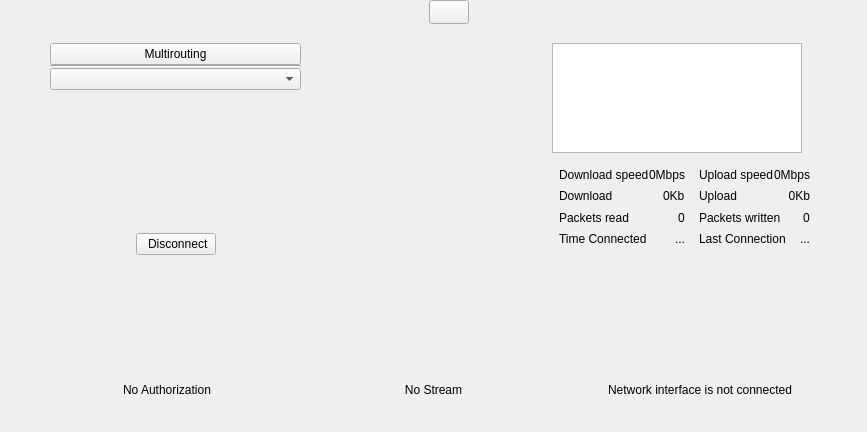
<?xml version="1.0" encoding="UTF-8"?>
<ui version="4.0">
 <class>DashboardSmall</class>
 <widget class="QWidget" name="DashboardSmall">
  <property name="geometry">
   <rect>
    <x>0</x>
    <y>0</y>
    <width>867</width>
    <height>432</height>
   </rect>
  </property>
  <property name="sizePolicy">
   <sizepolicy hsizetype="Minimum" vsizetype="Minimum">
    <horstretch>0</horstretch>
    <verstretch>0</verstretch>
   </sizepolicy>
  </property>
  <property name="windowTitle">
   <string>Form</string>
  </property>
  <property name="autoFillBackground">
   <bool>false</bool>
  </property>
  <property name="styleSheet">
   <string notr="true"/>
  </property>
  <layout class="QVBoxLayout" name="verticalLayout_10">
   <property name="spacing">
    <number>0</number>
   </property>
   <property name="leftMargin">
    <number>0</number>
   </property>
   <property name="topMargin">
    <number>0</number>
   </property>
   <property name="rightMargin">
    <number>0</number>
   </property>
   <property name="bottomMargin">
    <number>30</number>
   </property>
   <item>
    <layout class="QHBoxLayout" name="horizontalLayout_3">
     <item>
      <layout class="QVBoxLayout" name="verticalLayout_6">
       <property name="spacing">
        <number>0</number>
       </property>
       <item>
        <widget class="QToolButton" name="btMenu">
         <property name="autoRaise">
          <bool>true</bool>
         </property>
        </widget>
       </item>
       <item>
        <spacer name="verticalSpacer_5">
         <property name="orientation">
          <enum>Qt::Vertical</enum>
         </property>
         <property name="sizeType">
          <enum>QSizePolicy::Minimum</enum>
         </property>
         <property name="sizeHint" stdset="0">
          <size>
           <width>0</width>
           <height>1</height>
          </size>
         </property>
        </spacer>
       </item>
      </layout>
     </item>
     <item>
      <spacer name="horizontalSpacer_2">
       <property name="orientation">
        <enum>Qt::Horizontal</enum>
       </property>
       <property name="sizeHint" stdset="0">
        <size>
         <width>108</width>
         <height>20</height>
        </size>
       </property>
      </spacer>
     </item>
     <item>
      <layout class="QHBoxLayout" name="horizontalLayout_2">
       <property name="spacing">
        <number>0</number>
       </property>
       <item>
        <widget class="QLabel" name="lbMessage">
         <property name="sizePolicy">
          <sizepolicy hsizetype="Fixed" vsizetype="Minimum">
           <horstretch>0</horstretch>
           <verstretch>0</verstretch>
          </sizepolicy>
         </property>
         <property name="alignment">
          <set>Qt::AlignCenter</set>
         </property>
        </widget>
       </item>
       <item>
        <widget class="CustomPlacementButton" name="btMessageClose">
         <property name="sizePolicy">
          <sizepolicy hsizetype="Minimum" vsizetype="Minimum">
           <horstretch>0</horstretch>
           <verstretch>0</verstretch>
          </sizepolicy>
         </property>
         <property name="flat">
          <bool>false</bool>
         </property>
        </widget>
       </item>
      </layout>
     </item>
     <item>
      <spacer name="horizontalSpacer_3">
       <property name="orientation">
        <enum>Qt::Horizontal</enum>
       </property>
       <property name="sizeHint" stdset="0">
        <size>
         <width>108</width>
         <height>20</height>
        </size>
       </property>
      </spacer>
     </item>
     <item>
      <widget class="QWidget" name="wgTopRightSpacing" native="true">
       <property name="sizePolicy">
        <sizepolicy hsizetype="Fixed" vsizetype="Fixed">
         <horstretch>0</horstretch>
         <verstretch>0</verstretch>
        </sizepolicy>
       </property>
      </widget>
     </item>
    </layout>
   </item>
   <item>
    <spacer name="verticalSpacer_2">
     <property name="orientation">
      <enum>Qt::Vertical</enum>
     </property>
     <property name="sizeType">
      <enum>QSizePolicy::Fixed</enum>
     </property>
     <property name="sizeHint" stdset="0">
      <size>
       <width>20</width>
       <height>19</height>
      </size>
     </property>
    </spacer>
   </item>
   <item>
    <layout class="QHBoxLayout" name="horizontalLayout_15">
     <property name="spacing">
      <number>0</number>
     </property>
     <property name="leftMargin">
      <number>50</number>
     </property>
     <property name="topMargin">
      <number>0</number>
     </property>
     <property name="rightMargin">
      <number>50</number>
     </property>
     <property name="bottomMargin">
      <number>0</number>
     </property>
     <item>
      <layout class="QVBoxLayout" name="verticalLayout_3">
       <property name="spacing">
        <number>0</number>
       </property>
       <property name="topMargin">
        <number>0</number>
       </property>
       <item>
        <widget class="QWidget" name="wtMultirouting" native="true">
         <property name="sizePolicy">
          <sizepolicy hsizetype="Expanding" vsizetype="Fixed">
           <horstretch>0</horstretch>
           <verstretch>0</verstretch>
          </sizepolicy>
         </property>
         <layout class="QVBoxLayout" name="verticalLayout">
          <property name="spacing">
           <number>0</number>
          </property>
          <property name="leftMargin">
           <number>0</number>
          </property>
          <property name="topMargin">
           <number>0</number>
          </property>
          <property name="rightMargin">
           <number>0</number>
          </property>
          <property name="bottomMargin">
           <number>0</number>
          </property>
          <item>
           <layout class="QHBoxLayout" name="horizontalLayout_4">
            <property name="topMargin">
             <number>0</number>
            </property>
            <item>
             <widget class="CustomPlacementButton" name="btMultirouting">
              <property name="sizePolicy">
               <sizepolicy hsizetype="Expanding" vsizetype="Fixed">
                <horstretch>0</horstretch>
                <verstretch>0</verstretch>
               </sizepolicy>
              </property>
              <property name="text">
               <string>Multirouting</string>
              </property>
              <property name="checkable">
               <bool>true</bool>
              </property>
             </widget>
            </item>
           </layout>
          </item>
          <item>
           <widget class="Line" name="lineMultirouting">
            <property name="orientation">
             <enum>Qt::Horizontal</enum>
            </property>
           </widget>
          </item>
          <item>
           <widget class="ServersComboBox" name="cbUpstream">
            <property name="sizePolicy">
             <sizepolicy hsizetype="Expanding" vsizetype="Fixed">
              <horstretch>0</horstretch>
              <verstretch>0</verstretch>
             </sizepolicy>
            </property>
            <property name="maxVisibleItems">
             <number>6</number>
            </property>
            <property name="iconSize">
             <size>
              <width>31</width>
              <height>31</height>
             </size>
            </property>
           </widget>
          </item>
         </layout>
        </widget>
       </item>
       <item>
        <spacer name="verticalSpacer">
         <property name="orientation">
          <enum>Qt::Vertical</enum>
         </property>
         <property name="sizeType">
          <enum>QSizePolicy::Expanding</enum>
         </property>
         <property name="sizeHint" stdset="0">
          <size>
           <width>20</width>
           <height>81</height>
          </size>
         </property>
        </spacer>
       </item>
       <item>
        <layout class="QHBoxLayout" name="horizontalLayout_9">
         <item>
          <spacer name="horizontalSpacer_4">
           <property name="orientation">
            <enum>Qt::Horizontal</enum>
           </property>
           <property name="sizeHint" stdset="0">
            <size>
             <width>40</width>
             <height>20</height>
            </size>
           </property>
          </spacer>
         </item>
         <item>
          <widget class="CustomPlacementButton" name="btDisconnect">
           <property name="text">
            <string> Disconnect</string>
           </property>
          </widget>
         </item>
         <item>
          <spacer name="horizontalSpacer_5">
           <property name="orientation">
            <enum>Qt::Horizontal</enum>
           </property>
           <property name="sizeHint" stdset="0">
            <size>
             <width>40</width>
             <height>20</height>
            </size>
           </property>
          </spacer>
         </item>
        </layout>
       </item>
      </layout>
     </item>
     <item>
      <spacer name="horizontalSpacer">
       <property name="orientation">
        <enum>Qt::Horizontal</enum>
       </property>
       <property name="sizeType">
        <enum>QSizePolicy::Expanding</enum>
       </property>
       <property name="sizeHint" stdset="0">
        <size>
         <width>68</width>
         <height>20</height>
        </size>
       </property>
      </spacer>
     </item>
     <item>
      <layout class="QVBoxLayout" name="verticalLayout_2" stretch="0,0">
       <property name="spacing">
        <number>6</number>
       </property>
       <property name="bottomMargin">
        <number>0</number>
       </property>
       <item>
        <widget class="QGraphicsView" name="graphicsView">
         <property name="sizePolicy">
          <sizepolicy hsizetype="Minimum" vsizetype="Fixed">
           <horstretch>0</horstretch>
           <verstretch>0</verstretch>
          </sizepolicy>
         </property>
         <property name="minimumSize">
          <size>
           <width>250</width>
           <height>110</height>
          </size>
         </property>
         <property name="maximumSize">
          <size>
           <width>250</width>
           <height>110</height>
          </size>
         </property>
         <property name="styleSheet">
          <string notr="true"> *{} /*Don't remove this!!! Needed for right sizes*/</string>
         </property>
         <property name="verticalScrollBarPolicy">
          <enum>Qt::ScrollBarAlwaysOff</enum>
         </property>
         <property name="horizontalScrollBarPolicy">
          <enum>Qt::ScrollBarAlwaysOff</enum>
         </property>
         <property name="backgroundBrush">
          <brush brushstyle="NoBrush">
           <color alpha="255">
            <red>255</red>
            <green>255</green>
            <blue>255</blue>
           </color>
          </brush>
         </property>
         <property name="foregroundBrush">
          <brush brushstyle="NoBrush">
           <color alpha="255">
            <red>255</red>
            <green>255</green>
            <blue>255</blue>
           </color>
          </brush>
         </property>
         <property name="interactive">
          <bool>false</bool>
         </property>
         <property name="renderHints">
          <set>QPainter::Antialiasing|QPainter::HighQualityAntialiasing|QPainter::TextAntialiasing</set>
         </property>
         <property name="viewportUpdateMode">
          <enum>QGraphicsView::FullViewportUpdate</enum>
         </property>
        </widget>
       </item>
       <item>
        <widget class="QWidget" name="bgStatistics" native="true">
         <property name="sizePolicy">
          <sizepolicy hsizetype="Preferred" vsizetype="Expanding">
           <horstretch>0</horstretch>
           <verstretch>0</verstretch>
          </sizepolicy>
         </property>
         <property name="minimumSize">
          <size>
           <width>0</width>
           <height>39</height>
          </size>
         </property>
         <layout class="QHBoxLayout" name="horizontalLayout_5">
          <property name="spacing">
           <number>14</number>
          </property>
          <property name="leftMargin">
           <number>7</number>
          </property>
          <property name="topMargin">
           <number>5</number>
          </property>
          <property name="rightMargin">
           <number>7</number>
          </property>
          <property name="bottomMargin">
           <number>6</number>
          </property>
          <item>
           <layout class="QVBoxLayout" name="verticalLayout_9">
            <property name="spacing">
             <number>0</number>
            </property>
            <property name="leftMargin">
             <number>0</number>
            </property>
            <property name="topMargin">
             <number>0</number>
            </property>
            <property name="rightMargin">
             <number>0</number>
            </property>
            <property name="bottomMargin">
             <number>0</number>
            </property>
            <item>
             <layout class="QHBoxLayout" name="horizontalLayout_14">
              <property name="spacing">
               <number>0</number>
              </property>
              <property name="topMargin">
               <number>0</number>
              </property>
              <item>
               <widget class="QLabel" name="lblTitleDownloadSpeed">
                <property name="sizePolicy">
                 <sizepolicy hsizetype="Preferred" vsizetype="Preferred">
                  <horstretch>1</horstretch>
                  <verstretch>0</verstretch>
                 </sizepolicy>
                </property>
                <property name="text">
                 <string>Download speed</string>
                </property>
               </widget>
              </item>
              <item>
               <widget class="QLabel" name="lblDownloadingSpeed">
                <property name="layoutDirection">
                 <enum>Qt::RightToLeft</enum>
                </property>
                <property name="text">
                 <string>0Mbps</string>
                </property>
               </widget>
              </item>
             </layout>
            </item>
            <item>
             <layout class="QHBoxLayout" name="horizontalLayout_13">
              <property name="spacing">
               <number>0</number>
              </property>
              <property name="topMargin">
               <number>0</number>
              </property>
              <property name="rightMargin">
               <number>0</number>
              </property>
              <item>
               <widget class="QLabel" name="lbTitleDownload">
                <property name="sizePolicy">
                 <sizepolicy hsizetype="Preferred" vsizetype="Preferred">
                  <horstretch>1</horstretch>
                  <verstretch>0</verstretch>
                 </sizepolicy>
                </property>
                <property name="text">
                 <string>Download</string>
                </property>
               </widget>
              </item>
              <item>
               <widget class="QLabel" name="lbReceived">
                <property name="sizePolicy">
                 <sizepolicy hsizetype="Expanding" vsizetype="Minimum">
                  <horstretch>0</horstretch>
                  <verstretch>0</verstretch>
                 </sizepolicy>
                </property>
                <property name="font">
                 <font/>
                </property>
                <property name="layoutDirection">
                 <enum>Qt::RightToLeft</enum>
                </property>
                <property name="text">
                 <string>0Kb</string>
                </property>
                <property name="alignment">
                 <set>Qt::AlignLeading|Qt::AlignLeft|Qt::AlignVCenter</set>
                </property>
               </widget>
              </item>
             </layout>
            </item>
            <item>
             <layout class="QHBoxLayout" name="horizontalLayout_17">
              <property name="spacing">
               <number>0</number>
              </property>
              <property name="topMargin">
               <number>0</number>
              </property>
              <item>
               <widget class="QLabel" name="lblTitlePacketsRead">
                <property name="sizePolicy">
                 <sizepolicy hsizetype="Preferred" vsizetype="Preferred">
                  <horstretch>1</horstretch>
                  <verstretch>0</verstretch>
                 </sizepolicy>
                </property>
                <property name="text">
                 <string>Packets read</string>
                </property>
               </widget>
              </item>
              <item>
               <widget class="QLabel" name="lblPacketsRead">
                <property name="layoutDirection">
                 <enum>Qt::RightToLeft</enum>
                </property>
                <property name="text">
                 <string>0</string>
                </property>
               </widget>
              </item>
             </layout>
            </item>
            <item>
             <layout class="QHBoxLayout" name="horizontalLayout_18">
              <property name="spacing">
               <number>0</number>
              </property>
              <property name="topMargin">
               <number>0</number>
              </property>
              <item>
               <widget class="QLabel" name="lblTitleTimeConnected">
                <property name="sizePolicy">
                 <sizepolicy hsizetype="Preferred" vsizetype="Preferred">
                  <horstretch>1</horstretch>
                  <verstretch>0</verstretch>
                 </sizepolicy>
                </property>
                <property name="text">
                 <string>Time Connected</string>
                </property>
               </widget>
              </item>
              <item>
               <widget class="QLabel" name="lblConnectedTime">
                <property name="sizePolicy">
                 <sizepolicy hsizetype="Preferred" vsizetype="Preferred">
                  <horstretch>0</horstretch>
                  <verstretch>0</verstretch>
                 </sizepolicy>
                </property>
                <property name="layoutDirection">
                 <enum>Qt::RightToLeft</enum>
                </property>
                <property name="text">
                 <string>...</string>
                </property>
               </widget>
              </item>
             </layout>
            </item>
           </layout>
          </item>
          <item>
           <layout class="QVBoxLayout" name="verticalLayout_15">
            <property name="spacing">
             <number>0</number>
            </property>
            <property name="leftMargin">
             <number>0</number>
            </property>
            <property name="topMargin">
             <number>0</number>
            </property>
            <property name="rightMargin">
             <number>0</number>
            </property>
            <property name="bottomMargin">
             <number>0</number>
            </property>
            <item>
             <layout class="QHBoxLayout" name="horizontalLayout_25">
              <property name="spacing">
               <number>0</number>
              </property>
              <item>
               <widget class="QLabel" name="lblTitleUploadSpeed">
                <property name="sizePolicy">
                 <sizepolicy hsizetype="Preferred" vsizetype="Preferred">
                  <horstretch>1</horstretch>
                  <verstretch>0</verstretch>
                 </sizepolicy>
                </property>
                <property name="text">
                 <string>Upload speed</string>
                </property>
               </widget>
              </item>
              <item>
               <widget class="QLabel" name="lblUploadSpeed">
                <property name="layoutDirection">
                 <enum>Qt::RightToLeft</enum>
                </property>
                <property name="text">
                 <string>0Mbps</string>
                </property>
               </widget>
              </item>
             </layout>
            </item>
            <item>
             <layout class="QHBoxLayout" name="horizontalLayout_19">
              <property name="spacing">
               <number>0</number>
              </property>
              <property name="topMargin">
               <number>0</number>
              </property>
              <property name="rightMargin">
               <number>0</number>
              </property>
              <item>
               <widget class="QLabel" name="lblTitleUpload">
                <property name="sizePolicy">
                 <sizepolicy hsizetype="Preferred" vsizetype="Preferred">
                  <horstretch>1</horstretch>
                  <verstretch>0</verstretch>
                 </sizepolicy>
                </property>
                <property name="text">
                 <string>Upload</string>
                </property>
               </widget>
              </item>
              <item>
               <widget class="QLabel" name="lbSent">
                <property name="sizePolicy">
                 <sizepolicy hsizetype="Expanding" vsizetype="Minimum">
                  <horstretch>0</horstretch>
                  <verstretch>0</verstretch>
                 </sizepolicy>
                </property>
                <property name="layoutDirection">
                 <enum>Qt::RightToLeft</enum>
                </property>
                <property name="text">
                 <string>0Kb</string>
                </property>
                <property name="alignment">
                 <set>Qt::AlignRight|Qt::AlignTrailing|Qt::AlignVCenter</set>
                </property>
               </widget>
              </item>
             </layout>
            </item>
            <item>
             <layout class="QHBoxLayout" name="horizontalLayout_24">
              <property name="spacing">
               <number>0</number>
              </property>
              <item>
               <widget class="QLabel" name="lblTitlePacketsWritten">
                <property name="sizePolicy">
                 <sizepolicy hsizetype="Preferred" vsizetype="Preferred">
                  <horstretch>1</horstretch>
                  <verstretch>0</verstretch>
                 </sizepolicy>
                </property>
                <property name="text">
                 <string>Packets written</string>
                </property>
               </widget>
              </item>
              <item>
               <widget class="QLabel" name="lblPacketsWritten">
                <property name="layoutDirection">
                 <enum>Qt::RightToLeft</enum>
                </property>
                <property name="text">
                 <string>0</string>
                </property>
               </widget>
              </item>
             </layout>
            </item>
            <item>
             <layout class="QHBoxLayout" name="horizontalLayout_23">
              <property name="spacing">
               <number>0</number>
              </property>
              <property name="topMargin">
               <number>0</number>
              </property>
              <item>
               <widget class="QLabel" name="lblTitleLastConnection">
                <property name="sizePolicy">
                 <sizepolicy hsizetype="Preferred" vsizetype="Preferred">
                  <horstretch>1</horstretch>
                  <verstretch>0</verstretch>
                 </sizepolicy>
                </property>
                <property name="text">
                 <string>Last Connection</string>
                </property>
               </widget>
              </item>
              <item>
               <widget class="QLabel" name="lblLastConnection">
                <property name="layoutDirection">
                 <enum>Qt::RightToLeft</enum>
                </property>
                <property name="text">
                 <string>...</string>
                </property>
               </widget>
              </item>
             </layout>
            </item>
           </layout>
          </item>
         </layout>
        </widget>
       </item>
      </layout>
     </item>
    </layout>
   </item>
   <item>
    <spacer name="verticalSpacer_3">
     <property name="orientation">
      <enum>Qt::Vertical</enum>
     </property>
     <property name="sizeType">
      <enum>QSizePolicy::Fixed</enum>
     </property>
     <property name="sizeHint" stdset="0">
      <size>
       <width>867</width>
       <height>100</height>
      </size>
     </property>
    </spacer>
   </item>
   <item>
    <layout class="QHBoxLayout" name="horizontalLayout_12">
     <property name="spacing">
      <number>1</number>
     </property>
     <property name="leftMargin">
      <number>34</number>
     </property>
     <property name="rightMargin">
      <number>34</number>
     </property>
     <item>
      <widget class="QWidget" name="bgAuth" native="true">
       <property name="sizePolicy">
        <sizepolicy hsizetype="Expanding" vsizetype="Minimum">
         <horstretch>0</horstretch>
         <verstretch>0</verstretch>
        </sizepolicy>
       </property>
       <layout class="QVBoxLayout" name="verticalLayout_11">
        <property name="spacing">
         <number>3</number>
        </property>
        <property name="leftMargin">
         <number>5</number>
        </property>
        <property name="topMargin">
         <number>5</number>
        </property>
        <property name="rightMargin">
         <number>5</number>
        </property>
        <property name="bottomMargin">
         <number>5</number>
        </property>
        <item>
         <layout class="QHBoxLayout" name="horizontalLayout">
          <item>
           <spacer name="horizontalSpacer_6">
            <property name="orientation">
             <enum>Qt::Horizontal</enum>
            </property>
            <property name="sizeHint" stdset="0">
             <size>
              <width>40</width>
              <height>20</height>
             </size>
            </property>
           </spacer>
          </item>
          <item>
           <layout class="QVBoxLayout" name="verticalLayout_4">
            <property name="spacing">
             <number>2</number>
            </property>
            <item>
             <widget class="QLabel" name="lbAuthorization">
              <property name="sizePolicy">
               <sizepolicy hsizetype="Minimum" vsizetype="Minimum">
                <horstretch>0</horstretch>
                <verstretch>0</verstretch>
               </sizepolicy>
              </property>
              <property name="minimumSize">
               <size>
                <width>20</width>
                <height>20</height>
               </size>
              </property>
              <property name="maximumSize">
               <size>
                <width>20</width>
                <height>20</height>
               </size>
              </property>
              <property name="styleSheet">
               <string notr="true"/>
              </property>
              <property name="frameShape">
               <enum>QFrame::NoFrame</enum>
              </property>
              <property name="lineWidth">
               <number>0</number>
              </property>
              <property name="midLineWidth">
               <number>0</number>
              </property>
              <property name="text">
               <string/>
              </property>
              <property name="scaledContents">
               <bool>true</bool>
              </property>
              <property name="mode" stdset="0">
               <bool>false</bool>
              </property>
             </widget>
            </item>
           </layout>
          </item>
          <item>
           <spacer name="horizontalSpacer_7">
            <property name="orientation">
             <enum>Qt::Horizontal</enum>
            </property>
            <property name="sizeHint" stdset="0">
             <size>
              <width>40</width>
              <height>20</height>
             </size>
            </property>
           </spacer>
          </item>
         </layout>
        </item>
        <item>
         <widget class="QLabel" name="lbAuthorizationText">
          <property name="sizePolicy">
           <sizepolicy hsizetype="Preferred" vsizetype="Minimum">
            <horstretch>0</horstretch>
            <verstretch>0</verstretch>
           </sizepolicy>
          </property>
          <property name="maximumSize">
           <size>
            <width>16777215</width>
            <height>50</height>
           </size>
          </property>
          <property name="font">
           <font>
            <weight>50</weight>
            <italic>false</italic>
            <bold>false</bold>
           </font>
          </property>
          <property name="text">
           <string>No Authorization</string>
          </property>
          <property name="alignment">
           <set>Qt::AlignCenter</set>
          </property>
          <property name="wordWrap">
           <bool>true</bool>
          </property>
         </widget>
        </item>
       </layout>
      </widget>
     </item>
     <item>
      <widget class="QWidget" name="bgStream" native="true">
       <property name="sizePolicy">
        <sizepolicy hsizetype="Expanding" vsizetype="Minimum">
         <horstretch>0</horstretch>
         <verstretch>0</verstretch>
        </sizepolicy>
       </property>
       <layout class="QVBoxLayout" name="verticalLayout_12">
        <property name="spacing">
         <number>3</number>
        </property>
        <property name="leftMargin">
         <number>5</number>
        </property>
        <property name="topMargin">
         <number>5</number>
        </property>
        <property name="rightMargin">
         <number>5</number>
        </property>
        <property name="bottomMargin">
         <number>5</number>
        </property>
        <item>
         <layout class="QHBoxLayout" name="horizontalLayout_8">
          <item>
           <spacer name="horizontalSpacer_8">
            <property name="orientation">
             <enum>Qt::Horizontal</enum>
            </property>
            <property name="sizeHint" stdset="0">
             <size>
              <width>40</width>
              <height>20</height>
             </size>
            </property>
           </spacer>
          </item>
          <item>
           <layout class="QVBoxLayout" name="verticalLayout_5">
            <item>
             <widget class="QLabel" name="lbStream">
              <property name="sizePolicy">
               <sizepolicy hsizetype="Minimum" vsizetype="Minimum">
                <horstretch>0</horstretch>
                <verstretch>0</verstretch>
               </sizepolicy>
              </property>
              <property name="minimumSize">
               <size>
                <width>20</width>
                <height>20</height>
               </size>
              </property>
              <property name="maximumSize">
               <size>
                <width>20</width>
                <height>20</height>
               </size>
              </property>
              <property name="styleSheet">
               <string notr="true"/>
              </property>
              <property name="frameShape">
               <enum>QFrame::NoFrame</enum>
              </property>
              <property name="lineWidth">
               <number>0</number>
              </property>
              <property name="midLineWidth">
               <number>0</number>
              </property>
              <property name="text">
               <string/>
              </property>
              <property name="scaledContents">
               <bool>true</bool>
              </property>
             </widget>
            </item>
           </layout>
          </item>
          <item>
           <spacer name="horizontalSpacer_9">
            <property name="orientation">
             <enum>Qt::Horizontal</enum>
            </property>
            <property name="sizeHint" stdset="0">
             <size>
              <width>40</width>
              <height>20</height>
             </size>
            </property>
           </spacer>
          </item>
         </layout>
        </item>
        <item>
         <widget class="QLabel" name="lbStreamText">
          <property name="sizePolicy">
           <sizepolicy hsizetype="Preferred" vsizetype="Minimum">
            <horstretch>0</horstretch>
            <verstretch>0</verstretch>
           </sizepolicy>
          </property>
          <property name="maximumSize">
           <size>
            <width>16777215</width>
            <height>50</height>
           </size>
          </property>
          <property name="font">
           <font>
            <weight>50</weight>
            <italic>false</italic>
            <bold>false</bold>
           </font>
          </property>
          <property name="text">
           <string notr="true">No Stream</string>
          </property>
          <property name="alignment">
           <set>Qt::AlignCenter</set>
          </property>
          <property name="wordWrap">
           <bool>true</bool>
          </property>
         </widget>
        </item>
       </layout>
      </widget>
     </item>
     <item>
      <widget class="QWidget" name="bgConnection" native="true">
       <property name="sizePolicy">
        <sizepolicy hsizetype="Expanding" vsizetype="Minimum">
         <horstretch>0</horstretch>
         <verstretch>0</verstretch>
        </sizepolicy>
       </property>
       <layout class="QVBoxLayout" name="verticalLayout_14">
        <property name="spacing">
         <number>3</number>
        </property>
        <property name="leftMargin">
         <number>5</number>
        </property>
        <property name="topMargin">
         <number>5</number>
        </property>
        <property name="rightMargin">
         <number>5</number>
        </property>
        <property name="bottomMargin">
         <number>5</number>
        </property>
        <item>
         <layout class="QHBoxLayout" name="horizontalLayout_11">
          <item>
           <spacer name="horizontalSpacer_12">
            <property name="orientation">
             <enum>Qt::Horizontal</enum>
            </property>
            <property name="sizeHint" stdset="0">
             <size>
              <width>40</width>
              <height>20</height>
             </size>
            </property>
           </spacer>
          </item>
          <item>
           <layout class="QVBoxLayout" name="verticalLayout_7">
            <item>
             <widget class="QLabel" name="lbTunnel">
              <property name="sizePolicy">
               <sizepolicy hsizetype="Minimum" vsizetype="Minimum">
                <horstretch>0</horstretch>
                <verstretch>0</verstretch>
               </sizepolicy>
              </property>
              <property name="minimumSize">
               <size>
                <width>20</width>
                <height>20</height>
               </size>
              </property>
              <property name="maximumSize">
               <size>
                <width>20</width>
                <height>20</height>
               </size>
              </property>
              <property name="styleSheet">
               <string notr="true"/>
              </property>
              <property name="frameShape">
               <enum>QFrame::NoFrame</enum>
              </property>
              <property name="lineWidth">
               <number>0</number>
              </property>
              <property name="midLineWidth">
               <number>0</number>
              </property>
              <property name="text">
               <string/>
              </property>
              <property name="scaledContents">
               <bool>true</bool>
              </property>
             </widget>
            </item>
           </layout>
          </item>
          <item>
           <spacer name="horizontalSpacer_13">
            <property name="orientation">
             <enum>Qt::Horizontal</enum>
            </property>
            <property name="sizeHint" stdset="0">
             <size>
              <width>40</width>
              <height>20</height>
             </size>
            </property>
           </spacer>
          </item>
         </layout>
        </item>
        <item>
         <widget class="QLabel" name="lbTunnelText">
          <property name="sizePolicy">
           <sizepolicy hsizetype="Preferred" vsizetype="Minimum">
            <horstretch>0</horstretch>
            <verstretch>0</verstretch>
           </sizepolicy>
          </property>
          <property name="maximumSize">
           <size>
            <width>16777215</width>
            <height>50</height>
           </size>
          </property>
          <property name="font">
           <font>
            <weight>50</weight>
            <italic>false</italic>
            <bold>false</bold>
           </font>
          </property>
          <property name="text">
           <string>Network interface is not connected</string>
          </property>
          <property name="alignment">
           <set>Qt::AlignCenter</set>
          </property>
          <property name="wordWrap">
           <bool>true</bool>
          </property>
         </widget>
        </item>
       </layout>
      </widget>
     </item>
    </layout>
   </item>
  </layout>
 </widget>
 <customwidgets>
  <customwidget>
   <class>CustomPlacementButton</class>
   <extends>QPushButton</extends>
   <header location="global">controls/CustomPlacementButton.h</header>
  </customwidget>
  <customwidget>
   <class>ServersComboBox</class>
   <extends>QComboBox</extends>
   <header location="global">controls/ServersComboBox.h</header>
  </customwidget>
 </customwidgets>
 <resources/>
 <connections/>
</ui>
